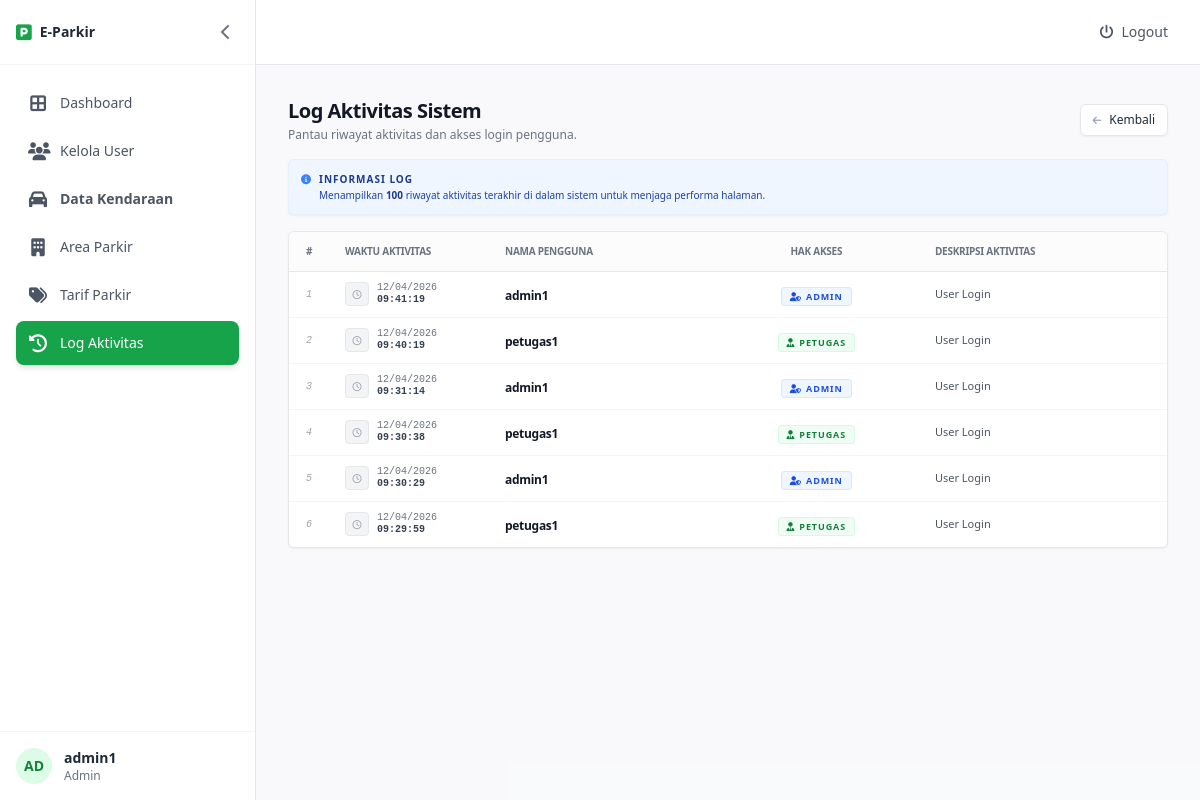
The app's page /admin/log_aktivitas.php (signed in) with its own data.
### tables this page shows
CREATE TABLE `tb_ukk_galih_log_aktivitas` (
  `id_log` int(11) NOT NULL,
  `id_user` int(11) DEFAULT NULL,
  `aktivitas` varchar(100) DEFAULT NULL,
  `waktu_aktivitas` datetime DEFAULT NULL
);

CREATE TABLE `tb_ukk_galih_user` (
  `id_user` int(11) NOT NULL,
  `nama_lengkap` varchar(50) DEFAULT NULL,
  `username` varchar(50) DEFAULT NULL,
  `password` varchar(100) DEFAULT NULL,
  `role` enum('admin','petugas','owner','') DEFAULT NULL,
  `status_aktif` tinyint(1) DEFAULT NULL
);

### admin/log_aktivitas.php (the view, shortened to what this page needs)
<?php
require_once '../layout/header.php';
require_once '../config/koneksi.php';
$query_log = mysqli_query($conn, "
    SELECT l.*, u.nama_lengkap, u.role
    FROM tb_ukk_galih_log_aktivitas l
    JOIN tb_ukk_galih_user u ON l.id_user = u.id_user
    ORDER BY l.waktu_aktivitas DESC
    LIMIT 100
");
?>
<div class="max-w-6xl mx-auto space-y-4">
    <div class="flex flex-col md:flex-row md:items-center justify-between gap-3 no-print">
        <div>
            <h1 class="text-xl font-bold tracking-tight text-gray-900 flex items-center gap-2">
                Log Aktivitas Sistem
            </h1>
            <p class="text-xs text-gray-500 mt-0.5">Pantau riwayat aktivitas dan akses login pengguna.</p>
        </div>
        <a href="index.php" class="inline-flex h-8 items-center justify-center rounded-md border border-gray-200 bg-white px-3 py-1 text-xs font-medium shadow-sm transition-colors hover:bg-gray-50 hover:text-gray-900 focus:outline-none w-full md:w-auto">
            <i class="fas fa-arrow-left mr-2 text-gray-400 text-[10px]"></i> Kembali
        </a>
    </div>
    <div class="bg-blue-50 border border-blue-100/50 rounded-md p-3 flex items-start gap-2 shadow-sm animate-in fade-in duration-300">
        <i class="fas fa-info-circle text-blue-500 mt-0.5 text-[10px]"></i>
        <div>
            <h3 class="text-[10px] font-bold text-blue-900 uppercase tracking-widest">Informasi Log</h3>
            <p class="text-[10px] text-blue-800 leading-tight font-medium mt-0.5">Menampilkan <span class="font-bold text-blue-900">100</span> riwayat aktivitas terakhir di dalam sistem untuk menjaga performa halaman.</p>
        </div>
    </div>
    <div class="bg-white rounded-md shadow-sm border border-gray-200 overflow-hidden">
        <div class="overflow-x-auto">
            <table class="w-full text-left border-collapse">
                <thead class="bg-gray-50/50">
                    <tr class="border-b border-gray-200">
                        <th class="px-4 py-3 text-[10px] font-bold uppercase tracking-tight text-gray-500 w-10 text-center">#</th>
                        <th class="px-4 py-3 text-[10px] font-bold uppercase tracking-tight text-gray-500 w-40">Waktu Aktivitas</th>
                        <th class="px-4 py-3 text-[10px] font-bold uppercase tracking-tight text-gray-500">Nama Pengguna</th>
                        <th class="px-4 py-3 text-[10px] font-bold uppercase tracking-tight text-gray-500 text-center">Hak Akses</th>
                        <th class="px-4 py-3 text-[10px] font-bold uppercase tracking-tight text-gray-500">Deskripsi Aktivitas</th>
                    </tr>
                </thead>
                <tbody class="divide-y divide-gray-100">
                    <?php
                    if (mysqli_num_rows($query_log) > 0) {
                        $no = 1;
                        while ($row = mysqli_fetch_assoc($query_log)) :
                    ?>
                            <tr class="group transition-colors hover:bg-gray-50/50">
                                <td class="px-4 py-2.5 text-[10px] text-gray-400 text-center font-mono italic">
                                    <?= $no++; ?>
                                </td>
                                <td class="px-4 py-2.5">
                                    <div class="flex items-center gap-2">
                                        <div class="w-6 h-6 rounded bg-gray-100 border border-gray-200 flex items-center justify-center text-gray-400 group-hover:bg-white transition-colors">
                                            <i class="far fa-clock text-[9px]"></i>
                                        </div>
                                        <div class="font-mono text-[10px] text-gray-500 leading-tight">
                                            <p><?= date('d/m/Y', strtotime($row['waktu_aktivitas'])); ?></p>
                                            <p class="font-bold text-gray-700"><?= date('H:i:s', strtotime($row['waktu_aktivitas'])); ?></p>
                                        </div>
                                    </div>
                                </td>
                                <td class="px-4 py-2.5">
                                    <span class="text-xs font-bold text-gray-900 tracking-tight">
                                        <?= $row['nama_lengkap']; ?>
                                    </span>
                                </td>
                                <td class="px-4 py-2.5 text-center">
                                    <?php
                                    if ($row['role'] == 'admin') {
                                        $warna = 'bg-blue-50 text-blue-700 border-blue-200/50';
                                        $ikon_role = 'fa-user-shield';
                                    } elseif ($row['role'] == 'petugas') {
                                        $warna = 'bg-green-50 text-green-700 border-green-200/50';
                                        $ikon_role = 'fa-user-tie';
                                    } else {
                                        $warna = 'bg-purple-50 text-purple-700 border-purple-200/50';
                                        $ikon_role = 'fa-user';
                                    }
                                    ?>
                                    <span class="inline-flex items-center gap-1 px-2 py-0.5 border rounded text-[9px] font-bold uppercase tracking-widest <?= $warna; ?>">
                                        <i class="fas <?= $ikon_role; ?> text-[9px]"></i> <?= $row['role']; ?>
                                    </span>
                                </td>
                                <td class="px-4 py-2.5 text-[11px] text-gray-600 font-medium">
                                    <?= $row['aktivitas']; ?>
                                </td>
                            </tr>
                    <?php
                        endwhile;
                    } else {
                        echo "<tr><td colspan='5' class='py-8 text-center text-[10px] text-gray-400 italic font-medium uppercase tracking-widest'>Belum ada log aktivitas yang tercatat.</td></tr>";
                    }
                    ?>
                </tbody>
            </table>
        </div>
    </div>
</div>
<?php require_once '../layout/footer.php'; ?>

### layout/header.php (shortened to what this page needs)
<?php
$role = $_SESSION['role'];
$nama = $_SESSION['nama_lengkap'];
$current_page = basename($_SERVER['PHP_SELF']);
$menu_aktif = "bg-green-600 text-white shadow-md";
$menu_nonaktif = "text-gray-600 hover:bg-gray-100 hover:text-gray-900";
?>
<!DOCTYPE html>
<html lang="id">
<head>
    <script src="https://cdn.tailwindcss.com"></script>
    <link rel="stylesheet" href="https://cdnjs.cloudflare.com/ajax/libs/font-awesome/6.4.0/css/all.min.css">
</head>
<body class="bg-gray-50 text-gray-800 font-sans antialiased overflow-hidden">
    <div class="flex h-screen bg-gray-50">
        <aside id="sidebar" class="bg-white border-r border-gray-200 transition-all duration-300 flex flex-col fixed lg:relative h-full z-50 overflow-hidden w-64 -translate-x-full lg:translate-x-0">
            <div class="p-4 border-b border-gray-100 flex items-center justify-between h-[65px]">
                <h3 id="logoText" class="text-sm font-semibold flex items-center text-gray-800 whitespace-nowrap transition-opacity">
                    <i class="fas fa-parking text-green-600 mr-2 text-lg"></i> E-Parkir
                </h3>
                <button onclick="toggleSidebar()" id="toggleBtn" class="p-2 hover:bg-gray-100 rounded-md hidden lg:block text-gray-500 transition-colors">
                    <i id="toggleIcon" class="fas fa-chevron-left"></i>
                </button>
            </div>
            <nav class="flex-1 p-4 space-y-1 overflow-y-auto">
                <a href="../<?= $role ?>/index.php" class="flex items-center gap-3 px-3 py-2 rounded-lg transition-colors text-sm font-medium <?= ($current_page == 'index.php') ? $menu_aktif : $menu_nonaktif; ?>">
                    <i class="fas fa-border-all w-5 text-center text-lg"></i>
                    <span class="sidebar-text whitespace-nowrap">Dashboard</span>
                </a>
                <?php if ($role == 'admin'): ?>
                    <a href="../admin/kelola_user.php" class="flex items-center gap-3 px-3 py-2 rounded-lg transition-colors text-sm font-medium <?= ($current_page == 'kelola_user.php') ? $menu_aktif : $menu_nonaktif; ?>">
                        <i class="fas fa-users w-5 text-center text-lg"></i>
                        <span class="sidebar-text whitespace-nowrap">Kelola User</span>
                    </a>
                    <a href="../admin/kelola_kendaraan.php" class="flex items-center gap-3 px-3 py-2 rounded-lg transition-colors text-sm font-medium <?= ($current_page == 'kelola_kendaraan.php') ? $menu_aktif : $menu_nonaktif; ?>">
                        <i class="fas fa-car w-5 text-center text-lg"></i>
                        <span class="sidebar-text whitespace-nowrap font-semibold">Data Kendaraan</span>
                    </a>
                    <a href="../admin/kelola_area.php" class="flex items-center gap-3 px-3 py-2 rounded-lg transition-colors text-sm font-medium <?= ($current_page == 'kelola_area.php') ? $menu_aktif : $menu_nonaktif; ?>">
                        <i class="fas fa-building w-5 text-center text-lg"></i>
                        <span class="sidebar-text whitespace-nowrap">Area Parkir</span>
                    </a>
                    <a href="../admin/kelola_tarif.php" class="flex items-center gap-3 px-3 py-2 rounded-lg transition-colors text-sm font-medium <?= ($current_page == 'kelola_tarif.php') ? $menu_aktif : $menu_nonaktif; ?>">
                        <i class="fas fa-tags w-5 text-center text-lg"></i>
                        <span class="sidebar-text whitespace-nowrap">Tarif Parkir</span>
                    </a>
                    <a href="../admin/log_aktivitas.php" class="flex items-center gap-3 px-3 py-2 rounded-lg transition-colors text-sm font-medium <?= ($current_page == 'log_aktivitas.php') ? $menu_aktif : $menu_nonaktif; ?>">
                        <i class="fas fa-history w-5 text-center text-lg"></i>
                        <span class="sidebar-text whitespace-nowrap">Log Aktivitas</span>
                    </a>
                <?php endif; ?>
            </nav>
            <div class="p-4 border-t border-gray-100 flex items-center gap-3 mt-auto">
                <div class="w-9 h-9 rounded-full bg-green-100 text-green-700 border border-green-100 flex items-center justify-center font-bold text-sm uppercase shrink-0">
                    <?= substr($nama, 0, 2); ?>
                </div>
                <div class="flex-1 min-w-0 sidebar-text transition-opacity">
                    <p class="text-sm font-bold text-gray-800 truncate"><?= $nama; ?></p>
                    <p class="text-xs text-gray-500 capitalize"><?= $role; ?></p>
                </div>
            </div>
        </aside>
        <div class="flex-1 flex flex-col overflow-hidden">
            <header class="h-[65px] bg-white border-b border-gray-200 flex items-center justify-between px-4 z-10">
                <a href="../auth/logout.php" class="text-sm text-gray-600 hover:text-red-600 hover:bg-red-50 font-medium px-4 py-2 rounded-md transition-colors flex items-center gap-2">
                    <i class="fas fa-power-off"></i> <span class="hidden sm:inline">Logout</span>
                </a>
            </header>
            <main class="flex-1 overflow-auto bg-gray-50/50">
                <div class="p-4 md:p-8 max-w-7xl mx-auto">

### layout/footer.php (shortened to what this page needs)
</div>
</main>
</div>
</div>
</body>
</html>

### layout/header.php (style rules this page uses)
#sidebar { transition: width 0.3s ease, transform 0.3s ease; }

### records on screen
tb_ukk_galih_log_aktivitas: waktu_aktivitas "12/04/2026", waktu_aktivitas "09:41:19", id_user.nama_lengkap "admin1", id_user.role "ADMIN", aktivitas "User Login"
tb_ukk_galih_log_aktivitas: waktu_aktivitas "12/04/2026", waktu_aktivitas "09:40:19", id_user.nama_lengkap "petugas1", id_user.role "PETUGAS", aktivitas "User Login"
tb_ukk_galih_log_aktivitas: waktu_aktivitas "12/04/2026", waktu_aktivitas "09:31:14", id_user.nama_lengkap "admin1", id_user.role "ADMIN", aktivitas "User Login"
tb_ukk_galih_log_aktivitas: waktu_aktivitas "12/04/2026", waktu_aktivitas "09:30:38", id_user.nama_lengkap "petugas1", id_user.role "PETUGAS", aktivitas "User Login"
tb_ukk_galih_log_aktivitas: waktu_aktivitas "12/04/2026", waktu_aktivitas "09:30:29", id_user.nama_lengkap "admin1", id_user.role "ADMIN", aktivitas "User Login"
tb_ukk_galih_log_aktivitas: waktu_aktivitas "12/04/2026", waktu_aktivitas "09:29:59", id_user.nama_lengkap "petugas1", id_user.role "PETUGAS", aktivitas "User Login"

### other values on screen
substr($nama, 0, 2) "AD"
$nama "admin1"
$role "Admin"
